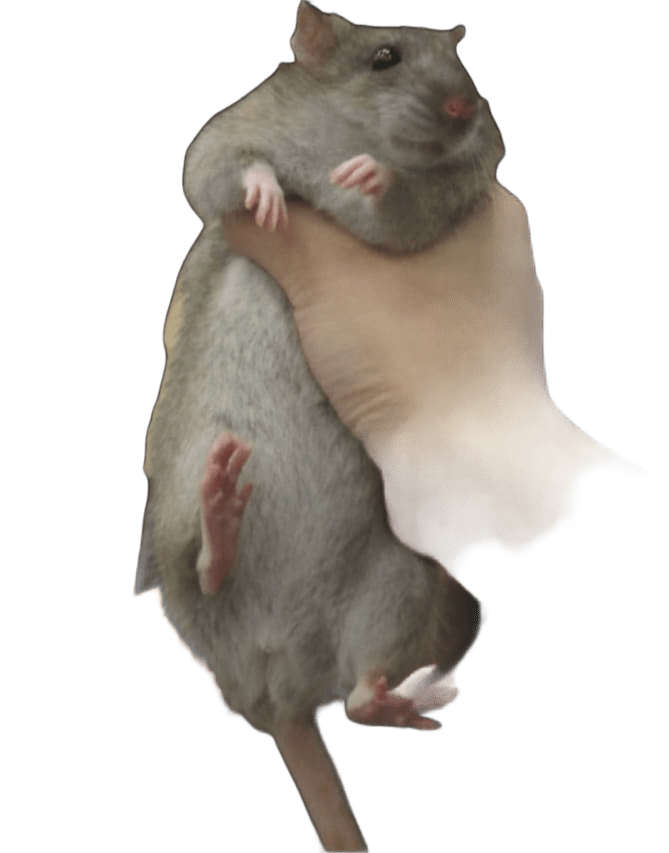
#> input picture BigNaiWa/src/1.png, 669 x 853 px, given in place of 1.jpg, which was not available
$ python fix_custom_grape.py
#> lines starting #> are read from the running program, lines starting #| are printed output that depends on the picture; after the words box and inside, x2 and y2 are one past the last pixel; in counts of white or black regions, pixels touching at a corner belong together; pictures that were not available may be replaced by others from this repository, and a replacement may not be noted
from PIL import Image, ImageFilter
import numpy as np

src_path = 'src/1.jpg'
out_png = 'v1/assets/fruits/01-grape.png'
out_webp = 'v1/assets/fruits/01-grape.webp'

im = Image.open(src_path).convert('RGBA')
#> im is the input picture: PIL image 669x853 RGBA; mean R, G, B, A 94.8, 112.2, 85.2, 94.9
arr = np.array(im)
r, g, b, a = arr[:, :, 0], arr[:, :, 1], arr[:, :, 2], arr[:, :, 3]
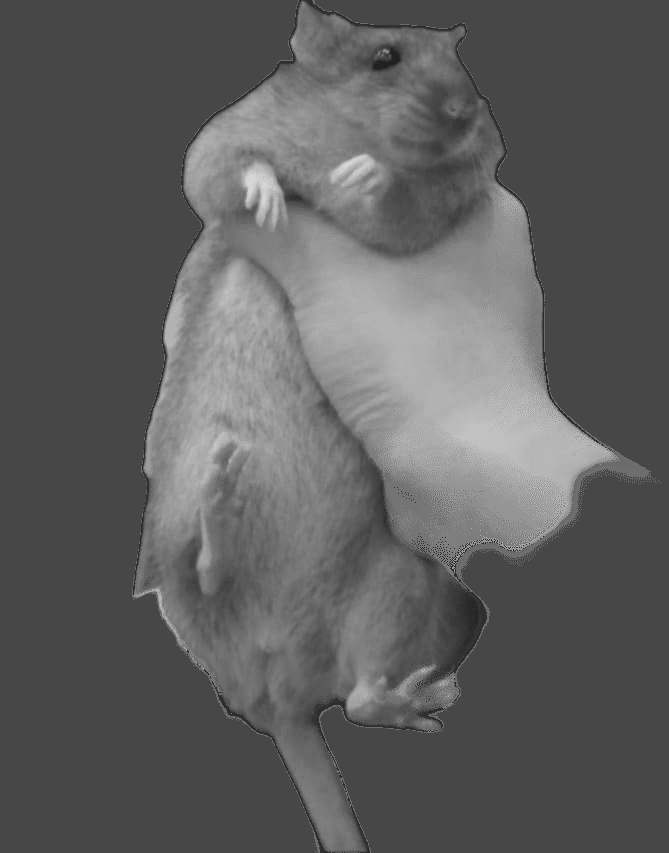
#> r: shape (853, 669); min 33, max 214, mean 94.8
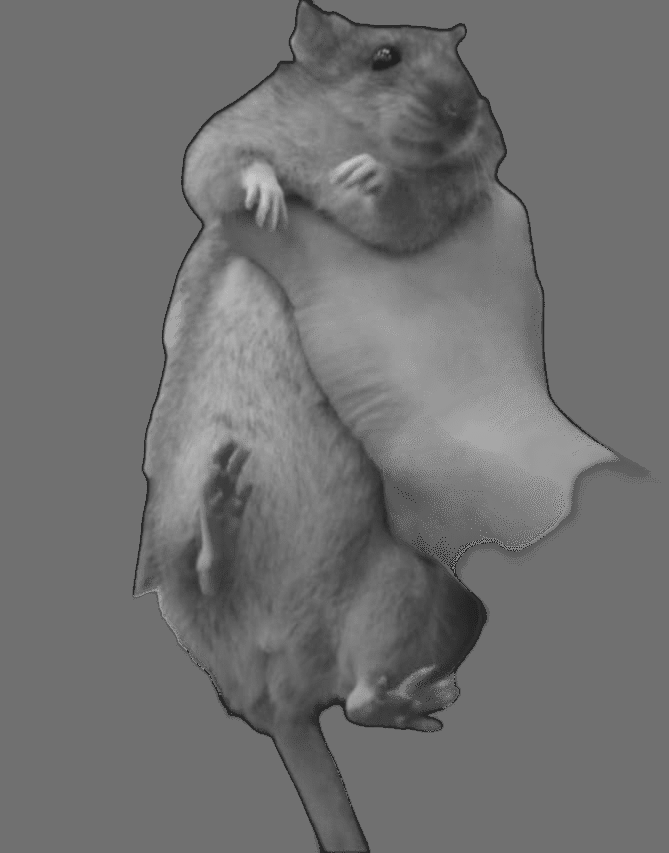
#> g: shape (853, 669); min 32, max 197, mean 112.2
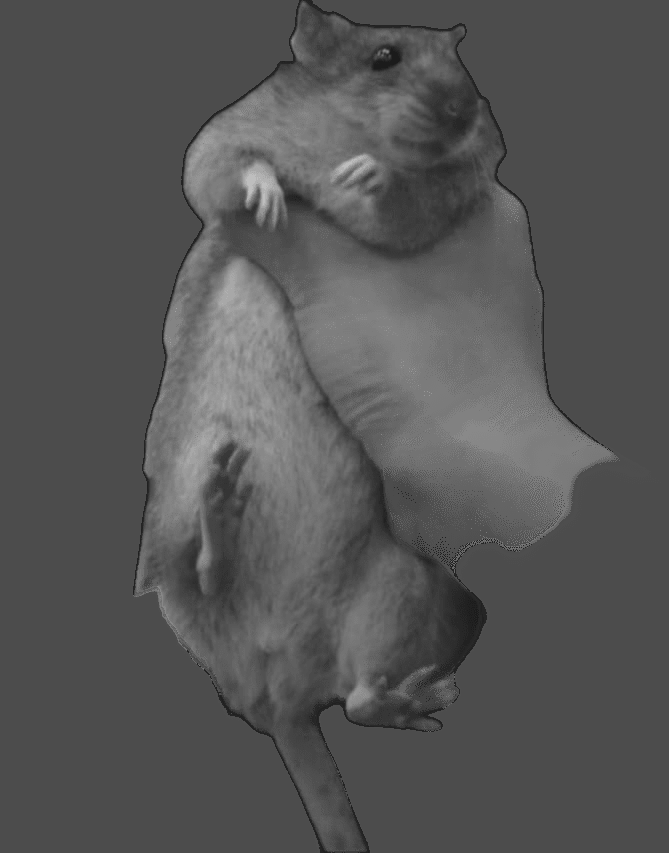
#> b: shape (853, 669); min 27, max 190, mean 85.2
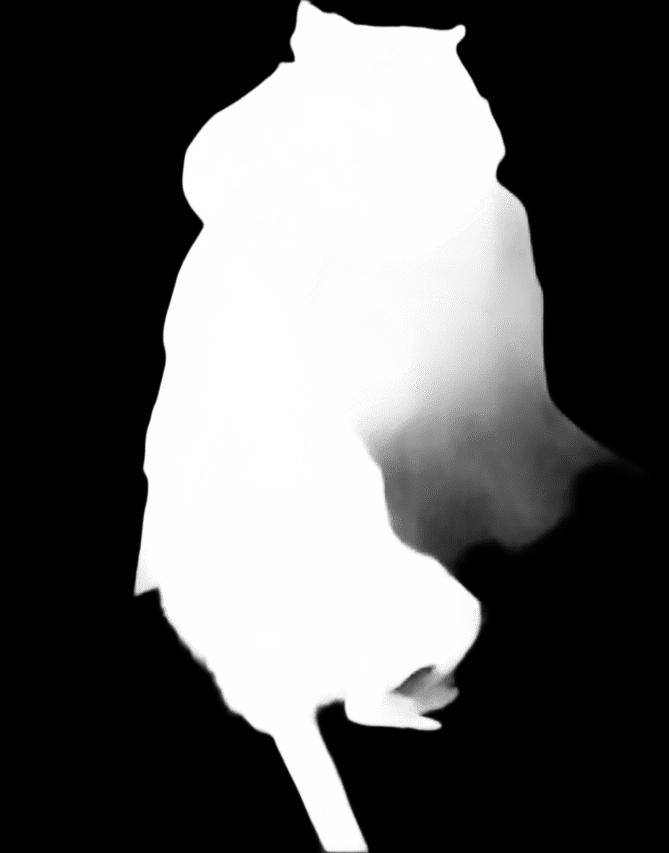
#> a: shape (853, 669); min 0, max 255, mean 94.9
white = ((r > 220) & (g > 220) & (b > 220))
#> white: shape (853, 669) bool; every value is 0
black_halo = ((r < 20) & (g < 20) & (b < 20))
alpha = np.where(white | black_halo, 0, 255).astype(np.uint8)
#> alpha: shape (853, 669); every value is 255
arr2 = arr.copy()
arr2[:, :, 3] = alpha
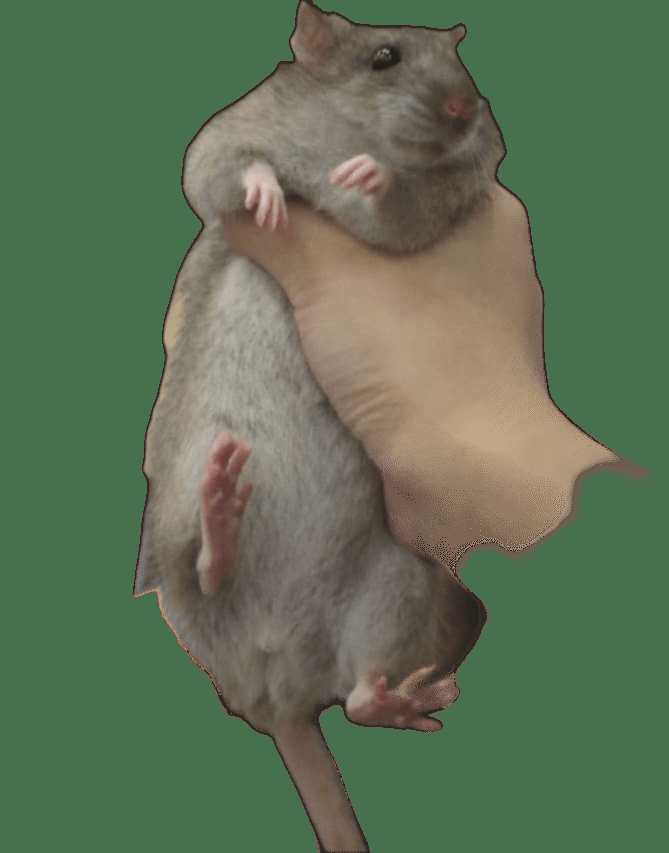
#> arr2: shape (853, 669, 4); mean R, G, B, A 94.8, 112.2, 85.2, 255
img = Image.fromarray(arr2, 'RGBA')
mask = np.array(img)[:, :, 3] > 10
#> mask: shape (853, 669) bool; every value is 1
ys, xs = np.where(mask)
if len(xs) == 0:
    raise RuntimeError('No visible content found')
box = (xs.min(), ys.min(), xs.max() + 1, ys.max() + 1)
#> box = (0, 0, 669, 853)
subject = img.crop(box)
scale = 1.15
new_size = (max(1, int(subject.width * scale)), max(1, int(subject.height * scale)))
#> new_size = (769, 980)
subject = subject.resize(new_size, Image.LANCZOS)
subject = subject.filter(ImageFilter.GaussianBlur(0.25))
canvas = Image.new('RGBA', (512, 512), (0, 0, 0, 0))
#> canvas: PIL image 512x512 RGBA; every value is 0
canvas.paste(subject, ((512 - subject.width) // 2, (512 - subject.height) // 2), subject)
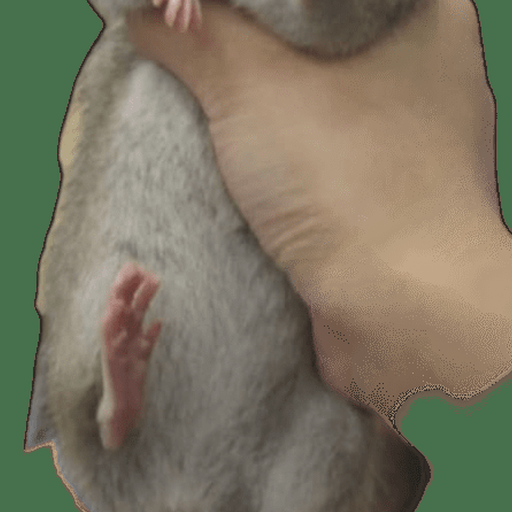
#> canvas: PIL image 512x512 RGBA; mean R, G, B, A 123.4, 117.2, 97.6, 255
canvas.save(out_png, format='PNG', optimize=True)
canvas.save(out_webp, format='WEBP', quality=95)
print('saved', out_png, 'size', canvas.size)
#| saved v1/assets/fruits/01-grape.png size (512, 512)
print('saved', out_webp)

$ run again, with BigNaiWa/src/10.png copied over BigNaiWa/src/1.png
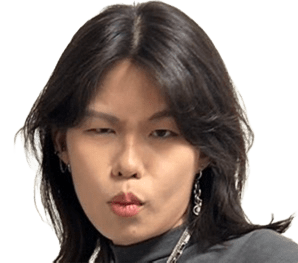
#> input picture BigNaiWa/src/10.png, 298 x 263 px, given in place of 1.jpg, which was not available
#> im is the input picture: PIL image 298x263 RGBA; mean R, G, B, A 93, 94, 75.2, 162.2
#> `white = ((r > 220) & (g > 220) & (b > 220))`:
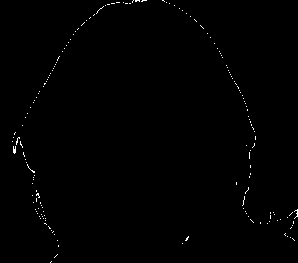
#> white: shape (263, 298) bool; 0.49% white in thin lines or dots
#> black_halo: shape (263, 298) bool; 5.5% white; 72 white regions (65 under 20 px), largest, box (x1, y1, x2, y2) and area: (43, 125, 115, 263) 2804, (42, 91, 78, 127) 601, (199, 167, 215, 205) 384
#> box = (0, 0, 298, 263)
#> `canvas.paste(subject, ((512 - subject.width) // 2, (512 - subject.heig..`:
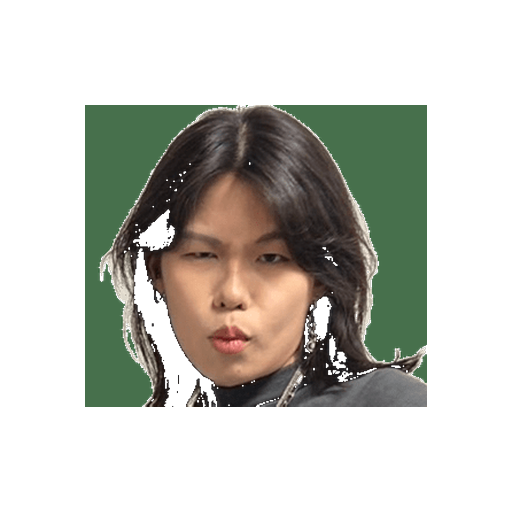
#> canvas: PIL image 512x512 RGBA; mean R, G, B, A 36, 36.4, 29, 93.7; transparent parts drawn white
#| saved v1/assets/fruits/01-grape.png size (512, 512)

$ run again, with BigNaiWa/src/11.png copied over BigNaiWa/src/1.png
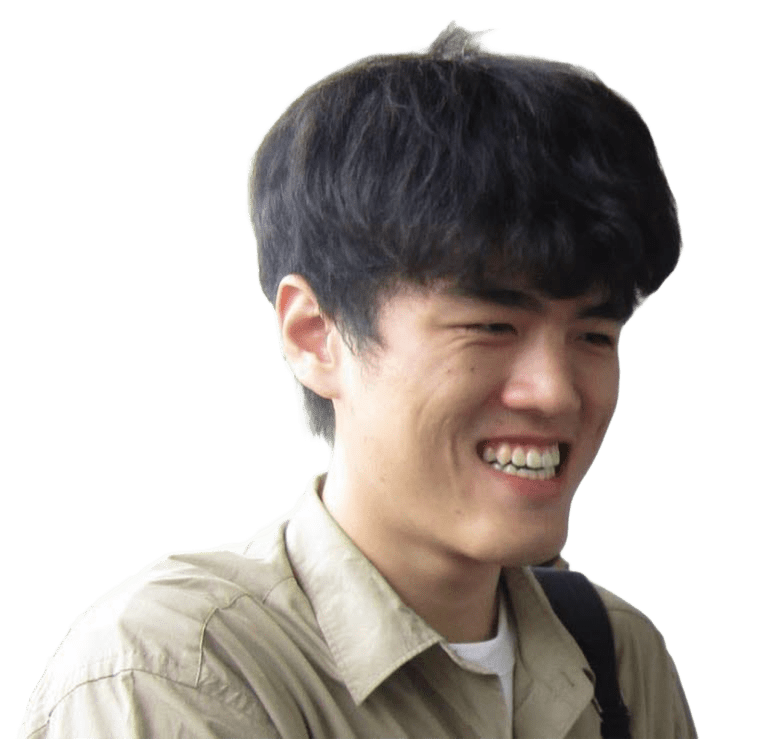
#> input picture BigNaiWa/src/11.png, 762 x 739 px, given in place of 1.jpg, which was not available
#> im is the input picture: PIL image 762x739 RGBA; mean R, G, B, A 99, 113.2, 91.2, 126.2
#> `white = ((r > 220) & (g > 220) & (b > 220))`:
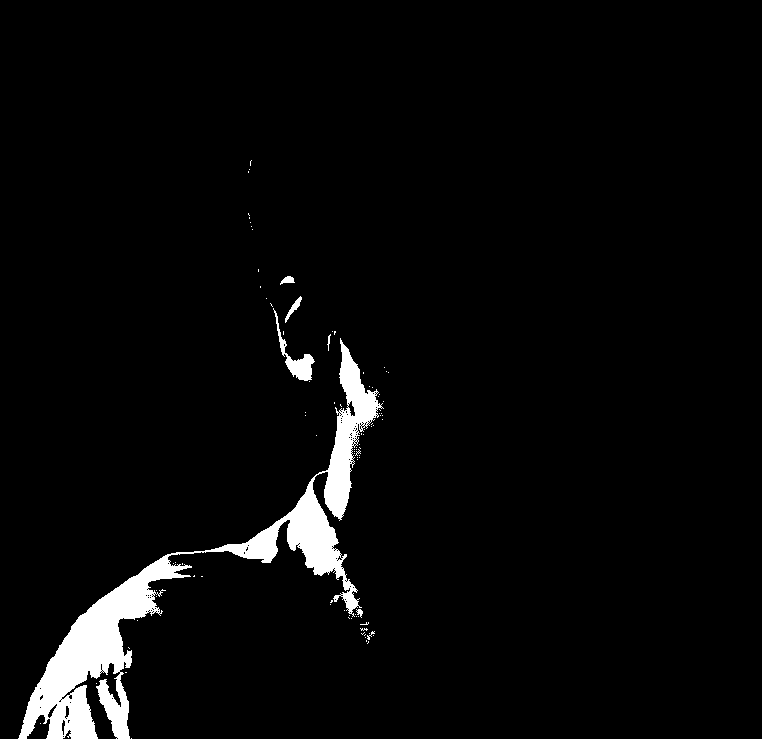
#> white: shape (739, 762) bool; 3.6% white; 92 white regions (85 under 20 px), largest, box (x1, y1, x2, y2) and area: (18, 338, 384, 739) 19348, (273, 308, 315, 381) 665, (285, 296, 302, 323) 122
#> black_halo: shape (739, 762) bool; 0.63% white; 230 white regions (213 under 20 px), largest, box (x1, y1, x2, y2) and area: (541, 188, 601, 234) 651, (634, 213, 659, 262) 391, (588, 240, 615, 270) 368
#> alpha: shape (739, 762); 95.7% white; 322 black regions (298 under 20 px), largest, box (x1, y1, x2, y2) and area: (18, 338, 384, 739) 19348, (273, 308, 315, 381) 665, (541, 188, 601, 234) 651
#> box = (0, 0, 762, 739)
#> `canvas.paste(subject, ((512 - subject.width) // 2, (512 - subject.heig..`:
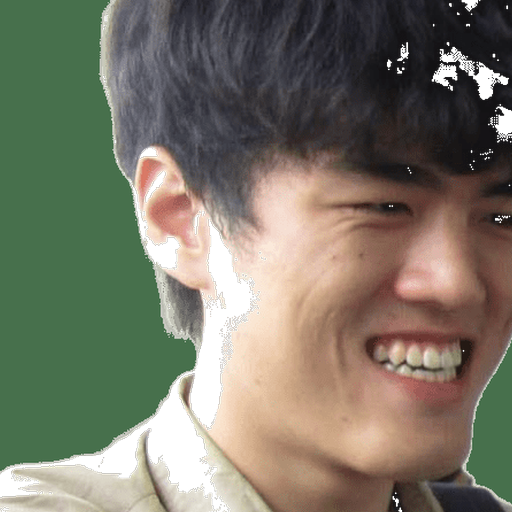
#> canvas: PIL image 512x512 RGBA; mean R, G, B, A 106.3, 103.7, 88.4, 239.6; transparent parts drawn white
#| saved v1/assets/fruits/01-grape.png size (512, 512)

$ run again, with BigNaiWa/src/2.png copied over BigNaiWa/src/1.png
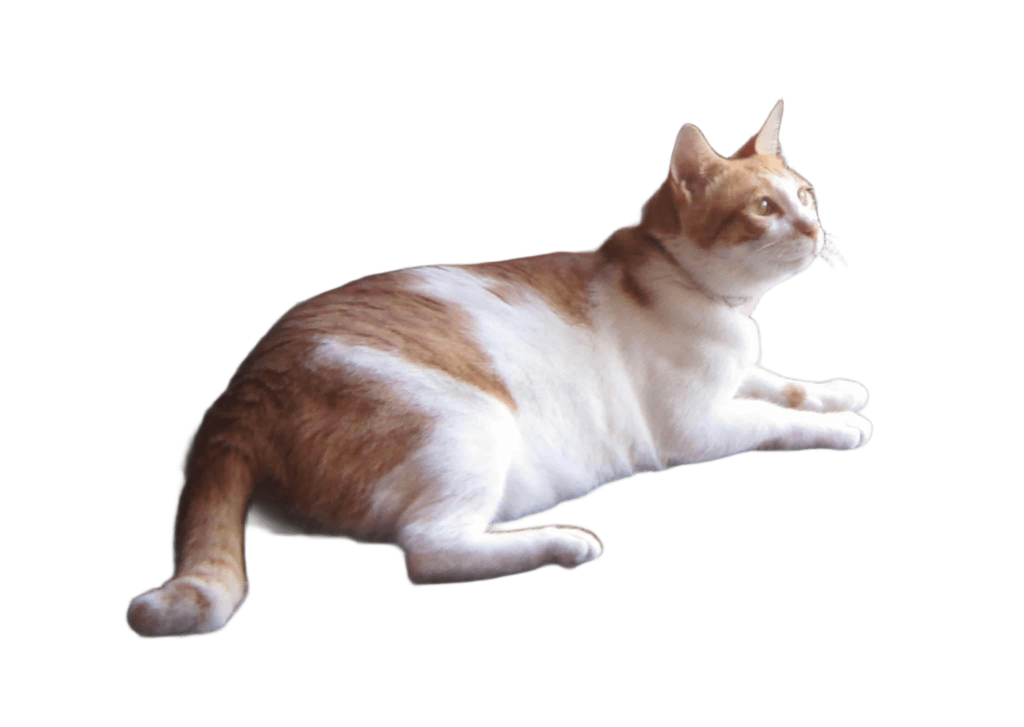
#> input picture BigNaiWa/src/2.png, 2048 x 1454 px, given in place of 1.jpg, which was not available (shown at 1/2 size)
#> im is the input picture: PIL image 2048x1454 RGBA; mean R, G, B, A 93.4, 120, 92.2, 59.8
#> `white = ((r > 220) & (g > 220) & (b > 220))`:
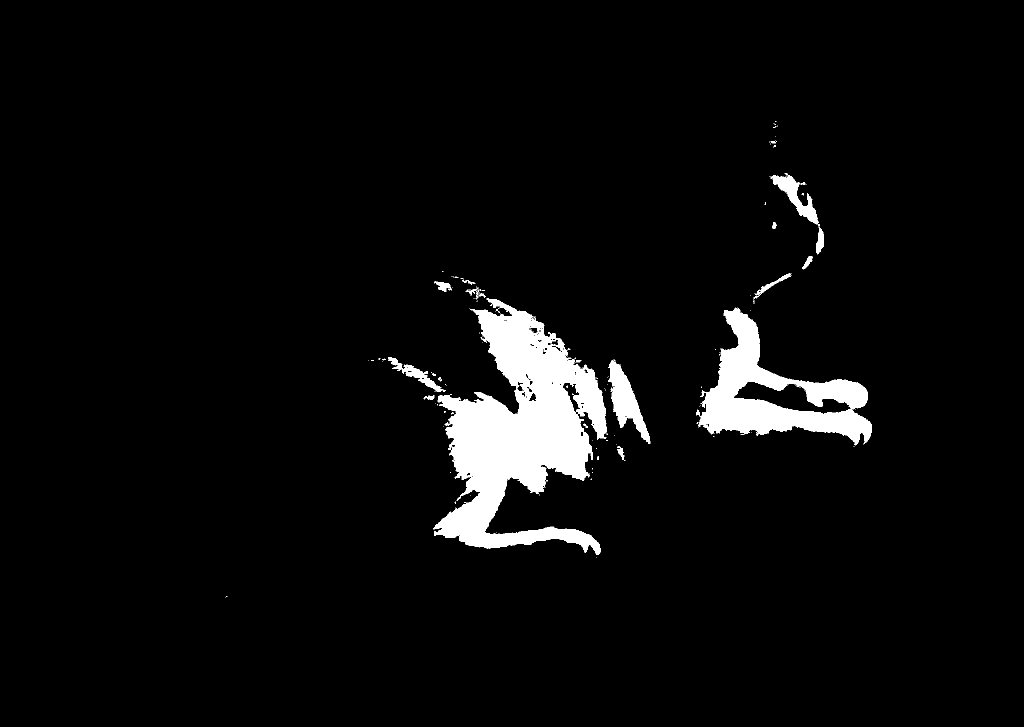
#> white: shape (1454, 2048) bool (shown at 1/2 size); 4.5% white; 223 white regions (200 under 20 px), largest, box (x1, y1, x2, y2) and area: (867, 596, 1214, 1110) 85867, (1397, 616, 1744, 891) 35222, (1216, 719, 1301, 888) 5302
#> black_halo: shape (1454, 2048) bool; every value is 0
#> box = (0, 0, 2048, 1454)
#> `canvas.paste(subject, ((512 - subject.width) // 2, (512 - subject.heig..`:
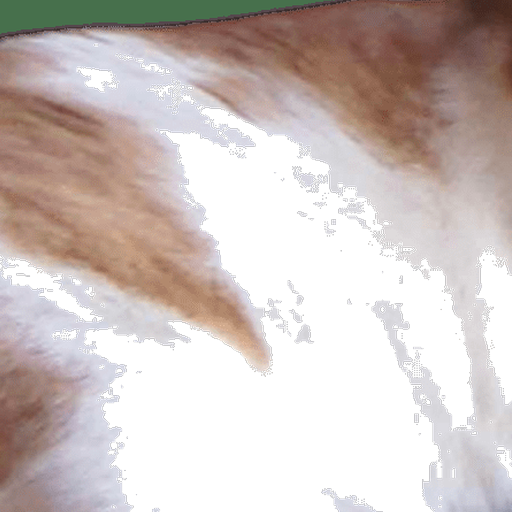
#> canvas: PIL image 512x512 RGBA; mean R, G, B, A 112.5, 101.1, 97.7, 160.4; transparent parts drawn white
#| saved v1/assets/fruits/01-grape.png size (512, 512)
